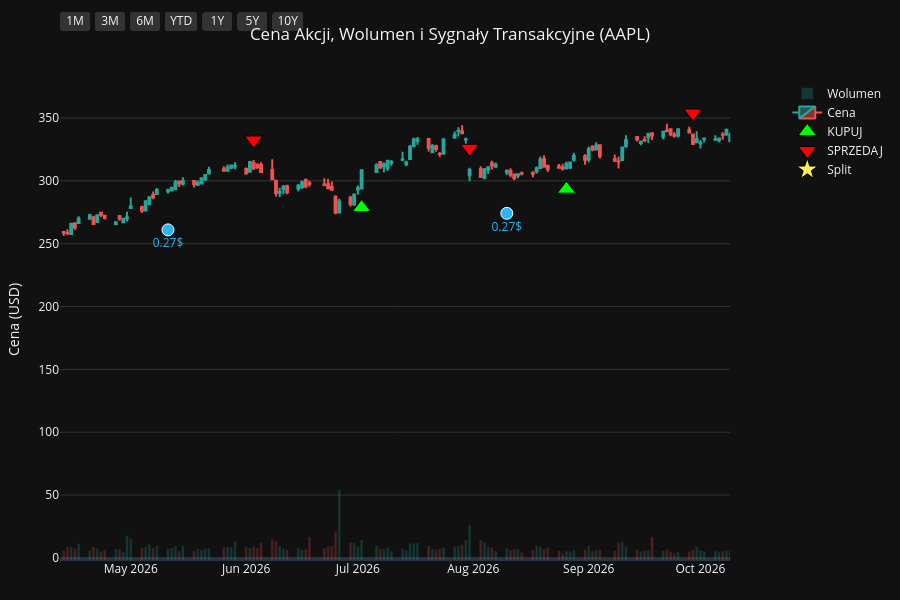
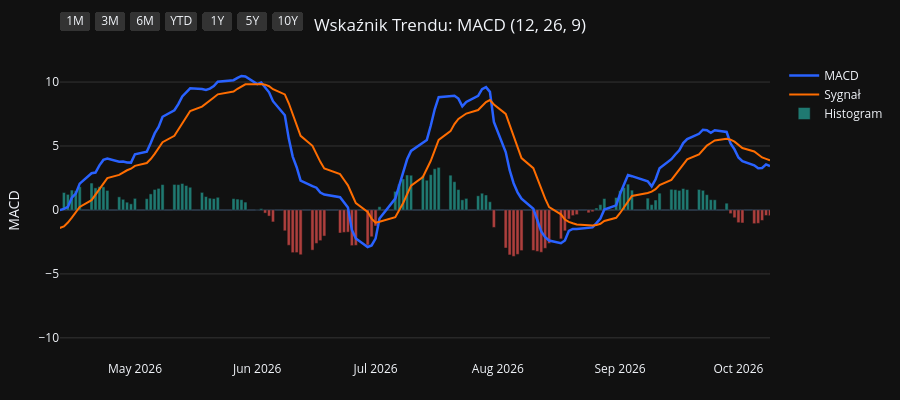
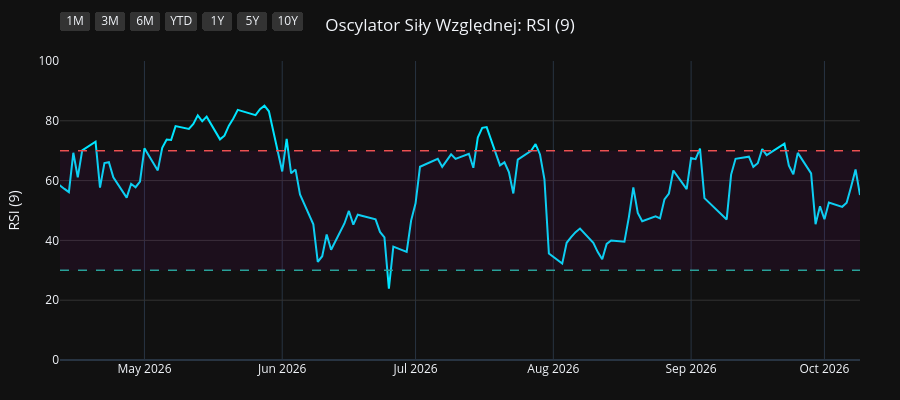
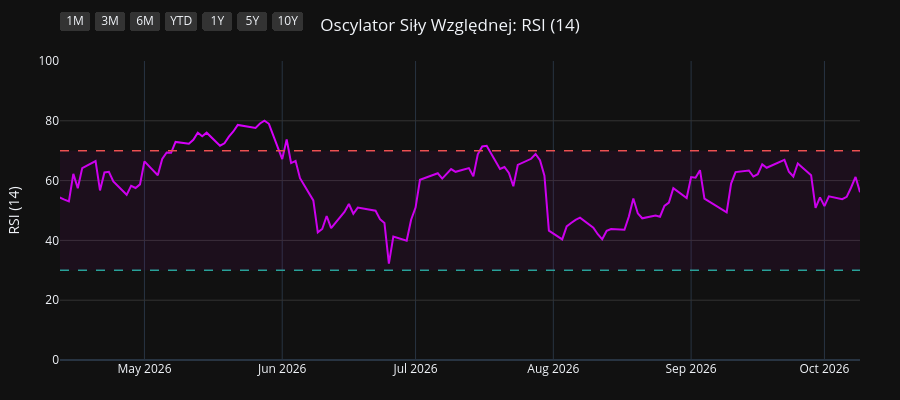

The cell these charts' notebook holds for them, in order:
### Code cell
import os
import yfinance as yf
import pandas as pd
import pandas_ta as ta
import plotly.graph_objects as go
from plotly.subplots import make_subplots

# 1. Pobranie i przygotowanie danych
symbol = os.environ.get("STOCK_TICKER", "").strip().upper()
if not symbol:
    raise RuntimeError("Set STOCK_TICKER before running price_extractor.ipynb")
df = yf.Ticker(symbol).history(period="10y")
df.index = df.index.tz_localize(None)

# Wskaźniki i sygnały
df.ta.macd(fast=12, slow=26, signal=9, append=True)
df.ta.rsi(length=9, append=True)
df.ta.rsi(length=14, append=True)
df.ta.rsi(length=21, append=True)
df.dropna(inplace=True)

macd = df['MACD_12_26_9']
signal = df['MACDs_12_26_9']
wczorajszy_macd = macd.shift(1)
wczorajszy_signal = signal.shift(1)

df['Decyzja'] = 'BRAK'
df.loc[(macd > signal) & (wczorajszy_macd <= wczorajszy_signal), 'Decyzja'] = 'KUPUJ'
df.loc[(macd < signal) & (wczorajszy_macd >= wczorajszy_signal), 'Decyzja'] = 'SPRZEDAJ'

df_kupuj = df[df['Decyzja'] == 'KUPUJ']
df_sprzedaj = df[df['Decyzja'] == 'SPRZEDAJ']
df_dywidendy = df[df['Dividends'] > 0]
df_splity = df[df['Stock Splits'] > 0]

# Wspólna konfiguracja osi X
konfiguracja_osi_x = dict(
    type="date",
    showspikes=True, spikemode="across", spikesnap="cursor", spikedash="dot", spikecolor="#ffffff", spikethickness=1, hoverformat="%Y-%m-%d",
    rangeselector=dict(
        buttons=list([
            dict(count=1, label="1M", step="month", stepmode="backward"),
            dict(count=3, label="3M", step="month", stepmode="backward"),
            dict(count=6, label="6M", step="month", stepmode="backward"),
            dict(count=1, label="YTD", step="year", stepmode="todate"),
            dict(count=1, label="1Y", step="year", stepmode="backward"),
            dict(count=5, label="5Y", step="year", stepmode="backward"),
            dict(step="all", label="10Y")
        ]),
        bgcolor="#333333", activecolor="#2962ff", x=0, y=1.1
    )
)

# ==========================================
# WYKRES 1: CENA + WOLUMEN + SYGNAŁY
# ==========================================
fig1 = make_subplots(specs=[[{"secondary_y": True}]])

kolory_wolumenu = ['#26a69a' if row['Close'] >= row['Open'] else '#ef5350' for index, row in df.iterrows()]
fig1.add_trace(go.Bar(x=df.index, y=df['Volume'], marker_color=kolory_wolumenu, opacity=0.25, name='Wolumen'), secondary_y=True)
fig1.add_trace(go.Candlestick(x=df.index, open=df['Open'], high=df['High'], low=df['Low'], close=df['Close'], name='Cena', increasing_line_color='#26a69a', decreasing_line_color='#ef5350'), secondary_y=False)
fig1.add_trace(go.Scatter(x=df_kupuj.index, y=df_kupuj['Low'] * 0.95, customdata=df_kupuj[['Low', 'High']], mode='markers', marker=dict(symbol='triangle-up', size=16, color='#00ff00', line=dict(width=1, color='black')), name='KUPUJ', hovertemplate='KUPUJ<br>Najniższa: %{customdata[0]:.2f}<br>Najwyższa: %{customdata[1]:.2f}<extra></extra>'), secondary_y=False)
fig1.add_trace(go.Scatter(x=df_sprzedaj.index, y=df_sprzedaj['High'] * 1.05, customdata=df_sprzedaj[['Low', 'High']], mode='markers', marker=dict(symbol='triangle-down', size=16, color='#ff0000', line=dict(width=1, color='black')), name='SPRZEDAJ', hovertemplate='SPRZEDAJ<br>Najniższa: %{customdata[0]:.2f}<br>Najwyższa: %{customdata[1]:.2f}<extra></extra>'), secondary_y=False)

if not df_dywidendy.empty:
    fig1.add_trace(go.Scatter(x=df_dywidendy.index, y=df_dywidendy['Low'] * 0.90, mode='markers+text', marker=dict(symbol='circle', size=12, color='#29b6f6', line=dict(width=1, color='white')), text=df_dywidendy['Dividends'].apply(lambda x: f"{x}$"), textposition="bottom center", name='Dywidenda', showlegend=False, hovertemplate='Dywidenda: %{text}<extra></extra>', textfont=dict(color="#29b6f6")), secondary_y=False)
if not df_splity.empty:
                    fig1.add_trace(go.Scatter(x=df_splity.index, y=df_splity['High'], mode='markers+text', marker=dict(symbol='star', size=16, color='#ffee58', line=dict(width=1, color='black')), text=df_splity['Stock Splits'].apply(lambda x: f"{x:g}:1" if x >= 1 else f"1:{1 / x:g}"), textposition="top center", name='Split', hovertemplate='%{text}<extra></extra>', textfont=dict(color="#ffee58")), secondary_y=False)

fig1.update_layout(title=dict(text=f"Cena Akcji, Wolumen i Sygnały Transakcyjne ({symbol})", x=0.5, xanchor='center'), dragmode='pan', xaxis_rangeslider_visible=False, template='plotly_dark', height=600, hovermode='x unified', margin=dict(l=60, r=40, t=60, b=40))
fig1.update_xaxes(**konfiguracja_osi_x)
fig1.update_xaxes(range=[df.index.max() - pd.Timedelta(days=180), df.index.max()])
fig1.update_yaxes(title_text="Cena (USD)", secondary_y=False, gridcolor='#333333')
fig1.update_yaxes(range=[0, df['Volume'].max() * 4], showgrid=False, showticklabels=False, secondary_y=True)
fig1.show(config={'scrollZoom': True})

# ==========================================
# WYKRES 2: WSKAŹNIK MACD
# ==========================================
fig2 = go.Figure()
fig2.add_trace(go.Scatter(x=df.index, y=df['MACD_12_26_9'], line=dict(color='#2962ff', width=2.5), name='MACD'))
fig2.add_trace(go.Scatter(x=df.index, y=df['MACDs_12_26_9'], line=dict(color='#ff6d00', width=2), name='Sygnał'))
kolory_macd = ['#26a69a' if val >= 0 else '#ef5350' for val in df['MACDh_12_26_9']]
fig2.add_trace(go.Bar(x=df.index, y=df['MACDh_12_26_9'], marker_color=kolory_macd, name='Histogram', opacity=0.7))
fig2.update_layout(title=dict(text="Wskaźnik Trendu: MACD (12, 26, 9)", x=0.5, xanchor='center'), dragmode='pan', xaxis_rangeslider_visible=False, template='plotly_dark', height=400, hovermode='x unified', margin=dict(l=60, r=40, t=60, b=40))
fig2.update_xaxes(**konfiguracja_osi_x)
fig2.update_xaxes(range=[df.index.max() - pd.Timedelta(days=180), df.index.max()])
fig2.update_yaxes(title_text="MACD", gridcolor='#333333')
fig2.show(config={'scrollZoom': True})

# ==========================================
# WYKRES 3: OSCYLATOR RSI (9)
# ==========================================
fig3 = go.Figure()
fig3.add_trace(go.Scatter(x=df.index, y=df['RSI_9'], line=dict(color='#00e5ff', width=2), name='RSI (9)'))
fig3.add_hline(y=70, line_dash="dash", line_color="#ef5350", line_width=1.5)
fig3.add_hline(y=30, line_dash="dash", line_color="#26a69a", line_width=1.5)
fig3.add_hrect(y0=30, y1=70, line_width=0, fillcolor="purple", opacity=0.1)
fig3.update_layout(title=dict(text="Oscylator Siły Względnej: RSI (9)", x=0.5, xanchor='center'), dragmode='pan', xaxis_rangeslider_visible=False, template='plotly_dark', height=400, hovermode='x unified', margin=dict(l=60, r=40, t=60, b=40))
fig3.update_xaxes(**konfiguracja_osi_x)
fig3.update_xaxes(range=[df.index.max() - pd.Timedelta(days=180), df.index.max()])
fig3.update_yaxes(title_text="RSI (9)", range=[0, 100], gridcolor='#333333')
fig3.show(config={'scrollZoom': True})

# ==========================================
# WYKRES 4: OSCYLATOR RSI (14)
# ==========================================
fig4 = go.Figure()
fig4.add_trace(go.Scatter(x=df.index, y=df['RSI_14'], line=dict(color='#d500f9', width=2), name='RSI (14)'))
fig4.add_hline(y=70, line_dash="dash", line_color="#ef5350", line_width=1.5)
fig4.add_hline(y=30, line_dash="dash", line_color="#26a69a", line_width=1.5)
fig4.add_hrect(y0=30, y1=70, line_width=0, fillcolor="purple", opacity=0.1)
fig4.update_layout(title=dict(text="Oscylator Siły Względnej: RSI (14)", x=0.5, xanchor='center'), dragmode='pan', xaxis_rangeslider_visible=False, template='plotly_dark', height=400, hovermode='x unified', margin=dict(l=60, r=40, t=60, b=40))
fig4.update_xaxes(**konfiguracja_osi_x)
fig4.update_xaxes(range=[df.index.max() - pd.Timedelta(days=180), df.index.max()])
fig4.update_yaxes(title_text="RSI (14)", range=[0, 100], gridcolor='#333333')
fig4.show(config={'scrollZoom': True})

# ==========================================
# WYKRES 5: OSCYLATOR RSI (21)
# ==========================================
fig5 = go.Figure()
fig5.add_trace(go.Scatter(x=df.index, y=df['RSI_21'], line=dict(color='#64dd17', width=2), name='RSI (21)'))
fig5.add_hline(y=70, line_dash="dash", line_color="#ef5350", line_width=1.5)
fig5.add_hline(y=30, line_dash="dash", line_color="#26a69a", line_width=1.5)
fig5.add_hrect(y0=30, y1=70, line_width=0, fillcolor="purple", opacity=0.1)
fig5.update_layout(title=dict(text="Oscylator Siły Względnej: RSI (21)", x=0.5, xanchor='center'), dragmode='pan', xaxis_rangeslider_visible=False, template='plotly_dark', height=400, hovermode='x unified', margin=dict(l=60, r=40, t=60, b=40))
fig5.update_xaxes(**konfiguracja_osi_x)
fig5.update_xaxes(range=[df.index.max() - pd.Timedelta(days=180), df.index.max()])
fig5.update_yaxes(title_text="RSI (21)", range=[0, 100], gridcolor='#333333')
fig5.show(config={'scrollZoom': True})

### Figure 1 — Plotly figure (JSON) as saved in the notebook; plotly's stock layout.template omitted (floating-point values rounded to 4 significant figures; data arrays with more than 128 entries replaced by an {"elided": "..."} marker saying what was removed)
{"data": [{"marker": {"color": {"elided": "2481 str values"}}, "name": "Wolumen", "opacity": 0.25, "type": "bar", "x": {"elided": "2481 str values"}, "xaxis": "x", "y": {"elided": "2481 int values"}, "yaxis": "y2"}, {"close": {"elided": "2481 float values"}, "decreasing": {"line": {"color": "#ef5350"}}, "high": {"elided": "2481 float values"}, "increasing": {"line": {"color": "#26a69a"}}, "low": {"elided": "2481 float values"}, "name": "Cena", "open": {"elided": "2481 float values"}, "type": "candlestick", "x": {"elided": "2481 str values"}, "xaxis": "x", "yaxis": "y"}, {"customdata": {"elided": "87x2 float values"}, "hovertemplate": "KUPUJ<br>Najniższa: %{customdata[0]:.2f}<br>Najwyższa: %{customdata[1]:.2f}<extra></extra>", "marker": {"color": "#00ff00", "line": {"color": "black", "width": 1}, "size": 16, "symbol": "triangle-up"}, "mode": "markers", "name": "KUPUJ", "type": "scatter", "x": ["2017-01-06T00:00:00", "2017-05-01T00:00:00", "2017-07-10T00:00:00", "2017-08-29T00:00:00", "2017-10-06T00:00:00", "2017-12-18T00:00:00", "2018-01-08T00:00:00", "2018-02-14T00:00:00", "2018-04-10T00:00:00", "2018-05-02T00:00:00", "2018-06-06T00:00:00", "2018-07-09T00:00:00", "2018-08-01T00:00:00", "2018-10-02T00:00:00", "2018-12-03T00:00:00", "2018-12-12T00:00:00", "2018-12-28T00:00:00", "2019-03-12T00:00:00", "2019-04-02T00:00:00", "2019-04-18T00:00:00", "2019-06-06T00:00:00", "2019-07-23T00:00:00", "2019-08-19T00:00:00", "2019-09-05T00:00:00", "2019-10-07T00:00:00", "2019-12-16T00:00:00", "2020-03-27T00:00:00", "2020-06-08T00:00:00", "2020-07-08T00:00:00", "2020-07-20T00:00:00", "2020-07-31T00:00:00", "2020-10-01T00:00:00", "2020-11-06T00:00:00", "2020-12-01T00:00:00", "2021-01-22T00:00:00", "2021-03-15T00:00:00", "2021-06-07T00:00:00", "2021-08-17T00:00:00", "2021-08-31T00:00:00", "2021-10-14T00:00:00", "2021-11-17T00:00:00", "2022-02-01T00:00:00", "2022-03-18T00:00:00", "2022-05-27T00:00:00", "2022-06-23T00:00:00", "2022-10-17T00:00:00", "2022-11-11T00:00:00", "2023-01-09T00:00:00", "2023-03-16T00:00:00", "2023-04-19T00:00:00", "2023-05-01T00:00:00", "2023-05-05T00:00:00", "2023-05-18T00:00:00", "2023-05-31T00:00:00", "2023-06-27T00:00:00", "2023-08-25T00:00:00", "2023-10-04T00:00:00", "2023-11-02T00:00:00", "2023-12-08T00:00:00", "2023-12-13T00:00:00", "2024-01-19T00:00:00", "2024-03-18T00:00:00", "2024-04-25T00:00:00", "2024-06-05T00:00:00", "2024-06-07T00:00:00", "2024-06-11T00:00:00", "2024-07-02T00:00:00", "2024-08-14T00:00:00", "2024-09-20T00:00:00", "2024-10-10T00:00:00", "2024-11-19T00:00:00", "2025-01-29T00:00:00", "2025-03-25T00:00:00", "2025-04-15T00:00:00", "2025-05-12T00:00:00", "2025-06-06T00:00:00", "2025-06-23T00:00:00", "2025-08-07T00:00:00", "2025-09-03T00:00:00", "2025-09-19T00:00:00", "2025-10-23T00:00:00", "2025-11-28T00:00:00", "2026-01-28T00:00:00", "2026-02-24T00:00:00", "2026-03-31T00:00:00", "2026-07-02T00:00:00", "2026-08-26T00:00:00"], "xaxis": "x", "y": [25.43, 31.79, 31.57, 35.37, 34.17, 38.8, 38.59, 36.29, 38.21, 38.72, 42.92, 42.34, 44.13, 50.86, 40.81, 38.06, 34.81, 40.57, 43.21, 45.81, 41.36, 47.06, 47.87, 48.21, 51.47, 63.32, 56.61, 75.2, 86.47, 88.28, 92.66, 106.6, 107.1, 110.7, 124.5, 111.2, 115.5, 138.1, 140.2, 131.1, 140.1, 159.9, 148.4, 135.2, 126.2, 130.7, 134.7, 121.2, 141.7, 154.7, 157.6, 159.6, 161.5, 165.5, 173.8, 164.8, 160.3, 164.5, 181.8, 182.9, 177.2, 163.1, 158.0, 183.4, 182.7, 182.2, 202.4, 207.0, 214.4, 214.0, 213.8, 220.7, 207.8, 188.6, 195.5, 191.0, 188.1, 204.8, 221.8, 227.4, 244.2, 261.5, 241.1, 253.9, 234.3, 278.8, 293.4], "yaxis": "y"}, {"customdata": {"elided": "88x2 float values"}, "hovertemplate": "SPRZEDAJ<br>Najniższa: %{customdata[0]:.2f}<br>Najwyższa: %{customdata[1]:.2f}<extra></extra>", "marker": {"color": "#ff0000", "line": {"color": "black", "width": 1}, "size": 16, "symbol": "triangle-down"}, "mode": "markers", "name": "SPRZEDAJ", "type": "scatter", "x": ["2017-01-04T00:00:00", "2017-02-27T00:00:00", "2017-05-22T00:00:00", "2017-08-21T00:00:00", "2017-09-06T00:00:00", "2017-11-16T00:00:00", "2017-12-26T00:00:00", "2018-01-24T00:00:00", "2018-03-19T00:00:00", "2018-04-20T00:00:00", "2018-05-25T00:00:00", "2018-06-08T00:00:00", "2018-07-30T00:00:00", "2018-09-07T00:00:00", "2018-10-08T00:00:00", "2018-12-10T00:00:00", "2018-12-20T00:00:00", "2019-03-06T00:00:00", "2019-03-28T00:00:00", "2019-04-15T00:00:00", "2019-04-26T00:00:00", "2019-07-17T00:00:00", "2019-08-02T00:00:00", "2019-08-27T00:00:00", "2019-09-24T00:00:00", "2019-11-20T00:00:00", "2020-01-24T00:00:00", "2020-05-27T00:00:00", "2020-06-29T00:00:00", "2020-07-17T00:00:00", "2020-07-21T00:00:00", "2020-09-03T00:00:00", "2020-10-21T00:00:00", "2020-11-23T00:00:00", "2021-01-05T00:00:00", "2021-02-01T00:00:00", "2021-04-29T00:00:00", "2021-07-21T00:00:00", "2021-08-18T00:00:00", "2021-09-10T00:00:00", "2021-11-10T00:00:00", "2021-12-17T00:00:00", "2022-02-17T00:00:00", "2022-04-08T00:00:00", "2022-06-13T00:00:00", "2022-08-22T00:00:00", "2022-11-04T00:00:00", "2022-11-29T00:00:00", "2023-02-21T00:00:00", "2023-04-11T00:00:00", "2023-04-20T00:00:00", "2023-05-02T00:00:00", "2023-05-16T00:00:00", "2023-05-22T00:00:00", "2023-06-26T00:00:00", "2023-07-10T00:00:00", "2023-09-11T00:00:00", "2023-10-20T00:00:00", "2023-11-30T00:00:00", "2023-12-11T00:00:00", "2023-12-19T00:00:00", "2024-01-31T00:00:00", "2024-04-19T00:00:00", "2024-05-29T00:00:00", "2024-06-06T00:00:00", "2024-06-10T00:00:00", "2024-06-25T00:00:00", "2024-07-18T00:00:00", "2024-09-04T00:00:00", "2024-10-07T00:00:00", "2024-10-25T00:00:00", "2024-12-30T00:00:00", "2025-03-03T00:00:00", "2025-04-03T00:00:00", "2025-05-08T00:00:00", "2025-05-22T00:00:00", "2025-06-11T00:00:00", "2025-07-29T00:00:00", "2025-08-25T00:00:00", "2025-09-10T00:00:00", "2025-10-07T00:00:00", "2025-11-07T00:00:00", "2025-12-08T00:00:00", "2026-02-13T00:00:00", "2026-03-02T00:00:00", "2026-06-03T00:00:00", "2026-07-31T00:00:00", "2026-09-29T00:00:00"], "xaxis": "x", "y": [28.12, 33.32, 37.62, 38.58, 39.83, 42.15, 42.05, 43.48, 43.7, 42.16, 46.88, 47.46, 47.51, 55.9, 55.76, 42.34, 40.35, 43.87, 47.39, 49.96, 51.25, 51.47, 51.8, 52.53, 56.05, 67.23, 81.69, 80.93, 91.97, 98.68, 100.8, 131.1, 120.8, 119.9, 134.3, 138.0, 139.9, 149.4, 154.4, 159.2, 154.0, 177.9, 176.5, 176.4, 139.0, 174.9, 147.2, 149.4, 156.3, 167.7, 173.4, 176.0, 179.1, 180.8, 194.6, 196.6, 186.8, 181.7, 197.4, 200.7, 204.3, 194.1, 172.8, 200.0, 204.4, 205.2, 219.9, 239.7, 230.9, 235.0, 242.8, 264.3, 254.7, 216.5, 208.8, 211.9, 213.7, 224.5, 239.9, 243.1, 269.3, 284.9, 292.9, 274.9, 279.4, 332.5, 325.9, 353.9], "yaxis": "y"}, {"hovertemplate": "Dywidenda: %{text}<extra></extra>", "marker": {"color": "#29b6f6", "line": {"color": "white", "width": 1}, "size": 12, "symbol": "circle"}, "mode": "markers+text", "name": "Dywidenda", "showlegend": false, "text": ["0.1425$", "0.1575$", "0.1575$", "0.1575$", "0.1575$", "0.1825$", "0.1825$", "0.1825$", "0.1825$", "0.1925$", "0.1925$", "0.1925$", "0.1925$", "0.205$", "0.205$", "0.205$", "0.205$", "0.22$", "0.22$", "0.22$", "0.22$", "0.23$", "0.23$", "0.23$", "0.23$", "0.24$", "0.24$", "0.24$", "0.24$", "0.25$", "0.25$", "0.25$", "0.25$", "0.26$", "0.26$", "0.26$", "0.26$", "0.27$", "0.27$"], "textfont": {"color": "#29b6f6"}, "textposition": "bottom center", "type": "scatter", "x": ["2017-02-09T00:00:00", "2017-05-11T00:00:00", "2017-08-10T00:00:00", "2017-11-10T00:00:00", "2018-02-09T00:00:00", "2018-05-11T00:00:00", "2018-08-10T00:00:00", "2018-11-08T00:00:00", "2019-02-08T00:00:00", "2019-05-10T00:00:00", "2019-08-09T00:00:00", "2019-11-07T00:00:00", "2020-02-07T00:00:00", "2020-05-08T00:00:00", "2020-08-07T00:00:00", "2020-11-06T00:00:00", "2021-02-05T00:00:00", "2021-05-07T00:00:00", "2021-08-06T00:00:00", "2021-11-05T00:00:00", "2022-02-04T00:00:00", "2022-05-06T00:00:00", "2022-08-05T00:00:00", "2022-11-04T00:00:00", "2023-02-10T00:00:00", "2023-05-12T00:00:00", "2023-08-11T00:00:00", "2023-11-10T00:00:00", "2024-02-09T00:00:00", "2024-05-10T00:00:00", "2024-08-12T00:00:00", "2024-11-08T00:00:00", "2025-02-10T00:00:00", "2025-05-12T00:00:00", "2025-08-11T00:00:00", "2025-11-10T00:00:00", "2026-02-09T00:00:00", "2026-05-11T00:00:00", "2026-08-10T00:00:00"], "xaxis": "x", "y": [27.24, 31.78, 32.39, 36.63, 31.71, 39.72, 43.94, 44.11, 36.09, 41.46, 43.03, 55.9, 69.03, 66.23, 96.2, 101.5, 118.9, 113.5, 127.8, 131.9, 150.2, 135.9, 143.9, 118.8, 132.1, 151.6, 156.8, 163.2, 167.4, 162.4, 192.4, 202.3, 203.2, 185.2, 201.5, 240.1, 244.1, 261.0, 274.1], "yaxis": "y"}, {"hovertemplate": "%{text}<extra></extra>", "marker": {"color": "#ffee58", "line": {"color": "black", "width": 1}, "size": 16, "symbol": "star"}, "mode": "markers+text", "name": "Split", "text": ["4:1"], "textfont": {"color": "#ffee58"}, "textposition": "top center", "type": "scatter", "x": ["2020-08-31T00:00:00"], "xaxis": "x", "y": [127.0], "yaxis": "y"}], "layout": {"dragmode": "pan", "height": 600, "hovermode": "x unified", "margin": {"b": 40, "l": 60, "r": 40, "t": 60}, "title": {"text": "Cena Akcji, Wolumen i Sygnały Transakcyjne (AAPL)", "x": 0.5, "xanchor": "center"}, "xaxis": {"anchor": "y", "domain": [0.0, 0.94], "hoverformat": "%Y-%m-%d", "range": ["2026-04-12T00:00:00", "2026-10-09T00:00:00"], "rangeselector": {"activecolor": "#2962ff", "bgcolor": "#333333", "buttons": [{"count": 1, "label": "1M", "step": "month", "stepmode": "backward"}, {"count": 3, "label": "3M", "step": "month", "stepmode": "backward"}, {"count": 6, "label": "6M", "step": "month", "stepmode": "backward"}, {"count": 1, "label": "YTD", "step": "year", "stepmode": "todate"}, {"count": 1, "label": "1Y", "step": "year", "stepmode": "backward"}, {"count": 5, "label": "5Y", "step": "year", "stepmode": "backward"}, {"label": "10Y", "step": "all"}], "x": 0, "y": 1.1}, "rangeslider": {"visible": false}, "showspikes": true, "spikecolor": "#ffffff", "spikedash": "dot", "spikemode": "across", "spikesnap": "cursor", "spikethickness": 1, "type": "date"}, "yaxis": {"anchor": "x", "domain": [0.0, 1.0], "gridcolor": "#333333", "title": {"text": "Cena (USD)"}}, "yaxis2": {"anchor": "x", "overlaying": "y", "range": [0, 1791760000], "showgrid": false, "showticklabels": false, "side": "right"}}}

### Figure 2 — Plotly figure (JSON) as saved in the notebook; plotly's stock layout.template omitted (floating-point values rounded to 4 significant figures; data arrays with more than 128 entries replaced by an {"elided": "..."} marker saying what was removed)
{"data": [{"line": {"color": "#2962ff", "width": 2.5}, "name": "MACD", "type": "scatter", "x": {"elided": "2481 str values"}, "y": {"elided": "2481 float values"}}, {"line": {"color": "#ff6d00", "width": 2}, "name": "Sygnał", "type": "scatter", "x": {"elided": "2481 str values"}, "y": {"elided": "2481 float values"}}, {"marker": {"color": {"elided": "2481 str values"}}, "name": "Histogram", "opacity": 0.7, "type": "bar", "x": {"elided": "2481 str values"}, "y": {"elided": "2481 float values"}}], "layout": {"dragmode": "pan", "height": 400, "hovermode": "x unified", "margin": {"b": 40, "l": 60, "r": 40, "t": 60}, "title": {"text": "Wskaźnik Trendu: MACD (12, 26, 9)", "x": 0.5, "xanchor": "center"}, "xaxis": {"hoverformat": "%Y-%m-%d", "range": ["2026-04-12T00:00:00", "2026-10-09T00:00:00"], "rangeselector": {"activecolor": "#2962ff", "bgcolor": "#333333", "buttons": [{"count": 1, "label": "1M", "step": "month", "stepmode": "backward"}, {"count": 3, "label": "3M", "step": "month", "stepmode": "backward"}, {"count": 6, "label": "6M", "step": "month", "stepmode": "backward"}, {"count": 1, "label": "YTD", "step": "year", "stepmode": "todate"}, {"count": 1, "label": "1Y", "step": "year", "stepmode": "backward"}, {"count": 5, "label": "5Y", "step": "year", "stepmode": "backward"}, {"label": "10Y", "step": "all"}], "x": 0, "y": 1.1}, "rangeslider": {"visible": false}, "showspikes": true, "spikecolor": "#ffffff", "spikedash": "dot", "spikemode": "across", "spikesnap": "cursor", "spikethickness": 1, "type": "date"}, "yaxis": {"gridcolor": "#333333", "title": {"text": "MACD"}}}}

### Figure 3 — Plotly figure (JSON) as saved in the notebook; plotly's stock layout.template omitted (floating-point values rounded to 4 significant figures; data arrays with more than 128 entries replaced by an {"elided": "..."} marker saying what was removed)
{"data": [{"line": {"color": "#00e5ff", "width": 2}, "name": "RSI (9)", "type": "scatter", "x": {"elided": "2481 str values"}, "y": {"elided": "2481 float values"}}], "layout": {"dragmode": "pan", "height": 400, "hovermode": "x unified", "margin": {"b": 40, "l": 60, "r": 40, "t": 60}, "shapes": [{"line": {"color": "#ef5350", "dash": "dash", "width": 1.5}, "type": "line", "x0": 0, "x1": 1, "xref": "x domain", "y0": 70, "y1": 70, "yref": "y"}, {"line": {"color": "#26a69a", "dash": "dash", "width": 1.5}, "type": "line", "x0": 0, "x1": 1, "xref": "x domain", "y0": 30, "y1": 30, "yref": "y"}, {"fillcolor": "purple", "line": {"width": 0}, "opacity": 0.1, "type": "rect", "x0": 0, "x1": 1, "xref": "x domain", "y0": 30, "y1": 70, "yref": "y"}], "title": {"text": "Oscylator Siły Względnej: RSI (9)", "x": 0.5, "xanchor": "center"}, "xaxis": {"hoverformat": "%Y-%m-%d", "range": ["2026-04-12T00:00:00", "2026-10-09T00:00:00"], "rangeselector": {"activecolor": "#2962ff", "bgcolor": "#333333", "buttons": [{"count": 1, "label": "1M", "step": "month", "stepmode": "backward"}, {"count": 3, "label": "3M", "step": "month", "stepmode": "backward"}, {"count": 6, "label": "6M", "step": "month", "stepmode": "backward"}, {"count": 1, "label": "YTD", "step": "year", "stepmode": "todate"}, {"count": 1, "label": "1Y", "step": "year", "stepmode": "backward"}, {"count": 5, "label": "5Y", "step": "year", "stepmode": "backward"}, {"label": "10Y", "step": "all"}], "x": 0, "y": 1.1}, "rangeslider": {"visible": false}, "showspikes": true, "spikecolor": "#ffffff", "spikedash": "dot", "spikemode": "across", "spikesnap": "cursor", "spikethickness": 1, "type": "date"}, "yaxis": {"gridcolor": "#333333", "range": [0, 100], "title": {"text": "RSI (9)"}}}}

### Figure 4 — Plotly figure (JSON) as saved in the notebook; plotly's stock layout.template omitted (floating-point values rounded to 4 significant figures; data arrays with more than 128 entries replaced by an {"elided": "..."} marker saying what was removed)
{"data": [{"line": {"color": "#d500f9", "width": 2}, "name": "RSI (14)", "type": "scatter", "x": {"elided": "2481 str values"}, "y": {"elided": "2481 float values"}}], "layout": {"dragmode": "pan", "height": 400, "hovermode": "x unified", "margin": {"b": 40, "l": 60, "r": 40, "t": 60}, "shapes": [{"line": {"color": "#ef5350", "dash": "dash", "width": 1.5}, "type": "line", "x0": 0, "x1": 1, "xref": "x domain", "y0": 70, "y1": 70, "yref": "y"}, {"line": {"color": "#26a69a", "dash": "dash", "width": 1.5}, "type": "line", "x0": 0, "x1": 1, "xref": "x domain", "y0": 30, "y1": 30, "yref": "y"}, {"fillcolor": "purple", "line": {"width": 0}, "opacity": 0.1, "type": "rect", "x0": 0, "x1": 1, "xref": "x domain", "y0": 30, "y1": 70, "yref": "y"}], "title": {"text": "Oscylator Siły Względnej: RSI (14)", "x": 0.5, "xanchor": "center"}, "xaxis": {"hoverformat": "%Y-%m-%d", "range": ["2026-04-12T00:00:00", "2026-10-09T00:00:00"], "rangeselector": {"activecolor": "#2962ff", "bgcolor": "#333333", "buttons": [{"count": 1, "label": "1M", "step": "month", "stepmode": "backward"}, {"count": 3, "label": "3M", "step": "month", "stepmode": "backward"}, {"count": 6, "label": "6M", "step": "month", "stepmode": "backward"}, {"count": 1, "label": "YTD", "step": "year", "stepmode": "todate"}, {"count": 1, "label": "1Y", "step": "year", "stepmode": "backward"}, {"count": 5, "label": "5Y", "step": "year", "stepmode": "backward"}, {"label": "10Y", "step": "all"}], "x": 0, "y": 1.1}, "rangeslider": {"visible": false}, "showspikes": true, "spikecolor": "#ffffff", "spikedash": "dot", "spikemode": "across", "spikesnap": "cursor", "spikethickness": 1, "type": "date"}, "yaxis": {"gridcolor": "#333333", "range": [0, 100], "title": {"text": "RSI (14)"}}}}
